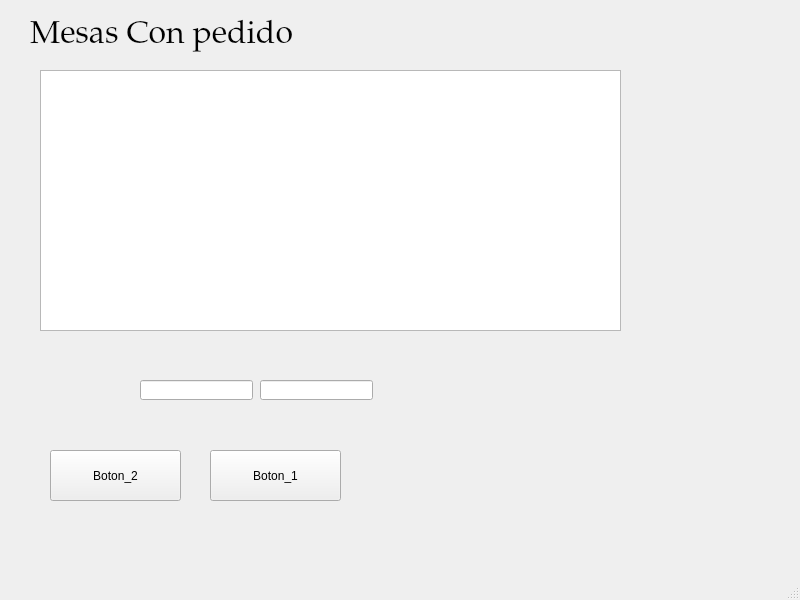
<?xml version="1.0" encoding="UTF-8"?>
<ui version="4.0">
 <class>MainWindow</class>
 <widget class="QMainWindow" name="MainWindow">
  <property name="enabled">
   <bool>true</bool>
  </property>
  <property name="geometry">
   <rect>
    <x>0</x>
    <y>0</y>
    <width>800</width>
    <height>600</height>
   </rect>
  </property>
  <property name="minimumSize">
   <size>
    <width>800</width>
    <height>600</height>
   </size>
  </property>
  <property name="windowTitle">
   <string>MainWindow</string>
  </property>
  <widget class="QWidget" name="centralwidget">
   <widget class="QPushButton" name="Boton_1">
    <property name="enabled">
     <bool>true</bool>
    </property>
    <property name="geometry">
     <rect>
      <x>210</x>
      <y>450</y>
      <width>131</width>
      <height>51</height>
     </rect>
    </property>
    <property name="mouseTracking">
     <bool>true</bool>
    </property>
    <property name="tabletTracking">
     <bool>true</bool>
    </property>
    <property name="focusPolicy">
     <enum>Qt::ClickFocus</enum>
    </property>
    <property name="text">
     <string>Boton_1</string>
    </property>
    <property name="checkable">
     <bool>false</bool>
    </property>
    <property name="autoDefault">
     <bool>false</bool>
    </property>
    <property name="default">
     <bool>false</bool>
    </property>
    <property name="flat">
     <bool>false</bool>
    </property>
   </widget>
   <widget class="QPushButton" name="Boton_2">
    <property name="geometry">
     <rect>
      <x>50</x>
      <y>450</y>
      <width>131</width>
      <height>51</height>
     </rect>
    </property>
    <property name="text">
     <string>Boton_2</string>
    </property>
   </widget>
   <widget class="QLabel" name="label_saludo">
    <property name="geometry">
     <rect>
      <x>30</x>
      <y>10</y>
      <width>311</width>
      <height>51</height>
     </rect>
    </property>
    <property name="font">
     <font>
      <family>Palatino Linotype</family>
      <pointsize>24</pointsize>
     </font>
    </property>
    <property name="text">
     <string>Mesas Con pedido</string>
    </property>
   </widget>
   <widget class="QLineEdit" name="lineEdit">
    <property name="geometry">
     <rect>
      <x>140</x>
      <y>380</y>
      <width>113</width>
      <height>20</height>
     </rect>
    </property>
   </widget>
   <widget class="QLineEdit" name="lineEdit_2">
    <property name="geometry">
     <rect>
      <x>260</x>
      <y>380</y>
      <width>113</width>
      <height>20</height>
     </rect>
    </property>
   </widget>
   <widget class="QListWidget" name="lista_mesas">
    <property name="geometry">
     <rect>
      <x>40</x>
      <y>70</y>
      <width>581</width>
      <height>261</height>
     </rect>
    </property>
    <property name="font">
     <font>
      <family>Palatino Linotype</family>
      <pointsize>12</pointsize>
     </font>
    </property>
   </widget>
  </widget>
  <widget class="QMenuBar" name="menubar">
   <property name="geometry">
    <rect>
     <x>0</x>
     <y>0</y>
     <width>800</width>
     <height>21</height>
    </rect>
   </property>
  </widget>
  <widget class="QStatusBar" name="statusbar"/>
 </widget>
 <resources/>
 <connections/>
</ui>
